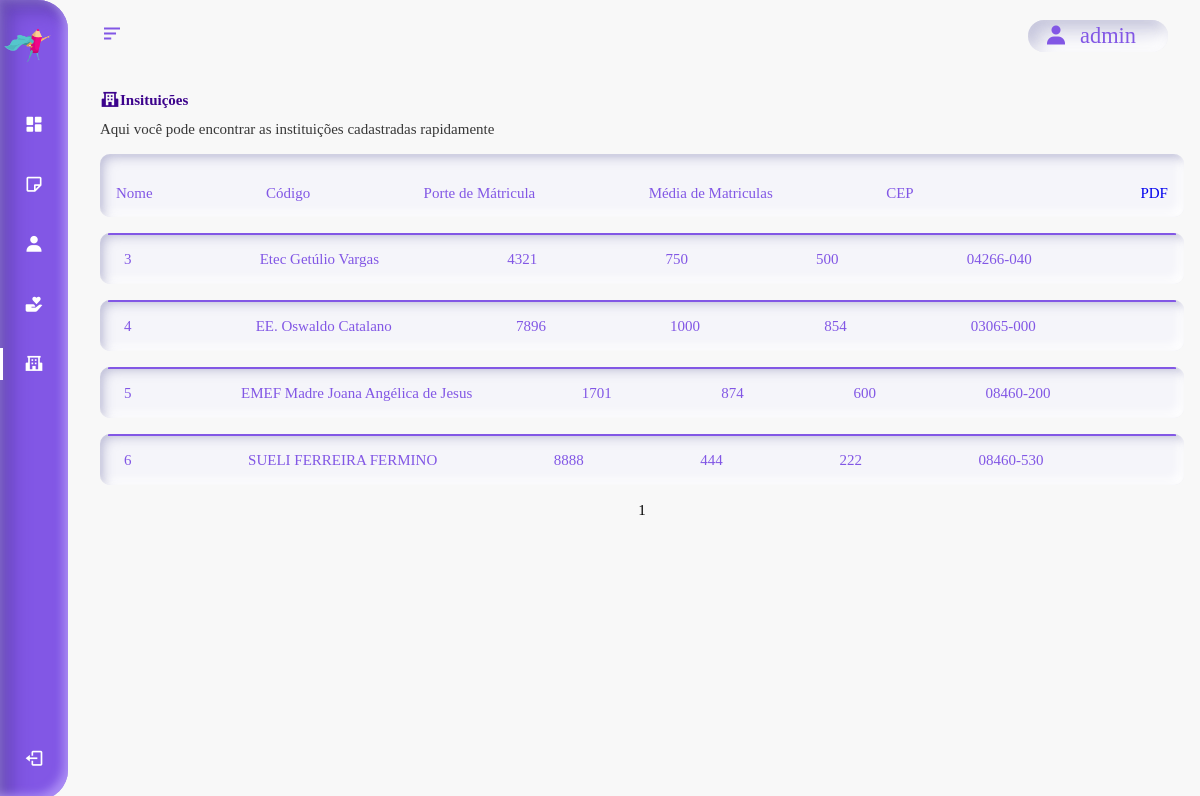
The page /SiteSimetria/sessao-admin/userEscola.php on the database its author committed.
### tables this page shows
CREATE TABLE `tbinstituicao` (
  `codInstituicao` int(11) NOT NULL,
  `nomeInstituicao` varchar(150) NOT NULL,
  `admInstituicao` varchar(50) NOT NULL,
  `coddaInstituicao` int(11) NOT NULL,
  `modalidadeInstituicao` varchar(50) NOT NULL,
  `portematriculaInstituicao` int(11) NOT NULL,
  `totalmatriculaInstituicao` int(11) NOT NULL,
  `cepInstituicao` varchar(20) NOT NULL,
  `ufInstituicao` varchar(2) NOT NULL,
  `complementoInstituicao` varchar(20) NOT NULL,
  `cidadeInstituicao` varchar(50) NOT NULL,
  `bairroInstituicao` varchar(50) NOT NULL,
  `municipioInstituicao` varchar(50) NOT NULL,
  `logInstituicao` varchar(50) NOT NULL,
  `numInstituicao` int(11) NOT NULL,
  `imgInstituicao` varchar(50) NOT NULL,
  `codFoneInstituicao` int(11) NOT NULL,
  `codLoginInstituicao` int(11) NOT NULL,
  `codNivel` int(11) NOT NULL
);

### SiteSimetria/sessao-admin/userEscola.php (the view, shortened to what this page needs)
<?php
include_once("bd_connect/conexao.php");
?>
<!DOCTYPE html>
<html lang="pt-br">
    <head>
        <link href='https://unpkg.com/boxicons@2.0.7/css/boxicons.min.css' rel='stylesheet'>
        <link rel="stylesheet" href="./css/style.css">
        <link rel="stylesheet" href="./css/usuarios.css">
        <link rel="stylesheet" href="./css/relatorios.css">
        <link rel="stylesheet" href="./css/search.css">
        <link rel="stylesheet" href="./css/btns.css">
    </head>
    <body id= "body-pd">
        <header class="header" id="header">
        <div class="header__toggle">
            <i class='bx bx-menu-alt-left' id="header-toggle"></i>
        </div>
        <div class="header__infos">
            <div class="header__profile">
                <i class='bx bxs-user'></i>
                <p> admin </p>
            </div>
        </div>
    </header>
        <div class="navbar" id="nav-bar">
            <nav class="nav">
                <div>
                    <a href="#" class="nav__logo ">
                        <img src="./img/logo.png" alt="" class="nav__logo-icon">
                    </a>
                    <div class="nav__list">
                        <a href="index.php" class="nav__link">
                            <i class='bx bxs-dashboard nav__icon'></i>
                        </a>
                        <a href="relatorios.php" class="nav__link ">
                            <i class='bx bx-note nav__icon' ></i>
                        </a>
                        <a href="userEstudante.php" class="nav__link">
                            <i class='bx bxs-user nav__icon' ></i>
                        </a>
                        <a href="userDoador.php" class="nav__link">
                            <i class='bx bxs-donate-heart nav__icon' ></i>
                        </a>
                        <a href="userEscola.php" class="nav__link active">
                            <i class='bx bxs-school nav__icon'></i>
                        </a>
                    </div>
                </div>
                <a href="#" class="nav__link">
                        <i class='bx bx-log-out nav__icon'></i>
                    </a>
            </nav>
        </div>
        <main class="l-main">
            <div class="mainText">
                <div class="mainTitle">
                    <i class='bx bxs-school' ></i>
                    <h4>
                        Insituições
                    </h4>
                </div>
                <p>
                    Aqui você pode encontrar as instituições cadastradas rapidamente
                </p>
            </div>
            <div class="tb-result">
                <ul class="tb-head">
                    <li>Nome</li>
                    <li>Código</li>
                    <li>Porte de Mátricula</li>
                    <li>Média de Matriculas</li>
                    <li>CEP</li>
                    <li><a  href="relatorios/gerar-instituicao.php">PDF</a> </li>
                </ul>
                </div>
            <?php
            $pagina_atual = filter_input(INPUT_GET,'pagina', FILTER_SANITIZE_NUMBER_INT);
            $pagina = (!empty($pagina_atual)) ? $pagina_atual : 1;
            $qnt_result_pg = 5;
            $inicio = ($qnt_result_pg * $pagina) - $qnt_result_pg;
            $result_usuarios = "SELECT * FROM tbinstituicao LIMIT $inicio, $qnt_result_pg";
            $resultado_usuarios = mysqli_query($conn, $result_usuarios);
            while($row_usuario = mysqli_fetch_assoc($resultado_usuarios)){ ?>
            <div class="tb-result">
            <ul class="tb-relatorio">
                    <li class="tb-id"> <?php echo $row_usuario['codInstituicao'] ; ?></li>
                    <li class="tb-id"> <?php echo $row_usuario['nomeInstituicao'] ; ?></li>
                    <li class="tb-nome"><?php echo $row_usuario['coddaInstituicao'] ; ?></li>
                    <li class="tb-instituto"><?php echo $row_usuario['portematriculaInstituicao'] ; ?></li>
                    <li class="tb-data"><?php echo $row_usuario['totalmatriculaInstituicao'] ; ?></li>
                    <li class="tb-data"><?php echo $row_usuario['cepInstituicao'] ; ?></li>
                </ul>
            </div>
            <?php
                }
                echo "<center>";
                echo "<br>";
                echo "$pagina ";
                echo "</center>";
            ?>
        </main>
    </body>
</html>
</html>

### SiteSimetria/sessao-admin/css/style.css (style rules this page uses)
:root { --color-background: #F8F8F8; --color-dark-text: #373737; --color-ligth-text: #C2C2C2; --color-ligth: #FFFFFF; --color-purple: #8257E5; --color-dark-purple: #3C038C; --color-blue: #9CBEED; --color-yellow: #E38540; --color-pin: #F26087; --header-height: 3.5rem; --nav-width: 68px; --normal-font-size: 1rem; --body-font: montserrat; --biggest-font-size: 2.25rem; --h1-font-size: 1.5rem; --h2-font-size: 1.25rem; --h3-font-size: 1rem; --normal-font-size: .938rem; --small-font-size: .813rem; --smaller-font-size: .75rem; --font-medium: 500; --font-semi-bold: 600; --mb-1: .5rem; --mb-2: 1rem; --mb-3: 1.5rem; --mb-4: 2rem; --mb-5: 2.5rem; --mb-6: 3rem; --z-tooltip: 10; --z-fixed: 100; }
*,::before,::after { box-sizing: border-box; }
body { position: relative; margin: var(--header-height) 0 0 0; padding: 0 1rem; font-family: montserrat; font-size: var(--normal-font-size); transition: .5s; background-color: var(--color-background); }
a { text-decoration: none; }
li { list-style: none; }
.header { width: 100%; height: var(--header-height); position: fixed; top: 0; left: 0; display: flex; align-items: center; justify-content: space-between; padding: 0 1rem; background-color: var(--color-background); z-index: var(--z-fixed); transition: .5s; }
.header .header__toggle { color: var(--color-purple); font-size: 1.5rem; cursor: pointer; }
.header .header__infos { display: flex; top: 0; overflow: hidden; }
.header .header__profile { display: flex; background: #F5F5FA; box-shadow: inset -5px -5px 10px rgba(255, 255, 255, 0.5), inset 5px 5px 10px rgba(170, 170, 204, 0.25), inset 10px 10px 20px rgba(170, 170, 204, 0.5), inset -10px -10px 20px #FFFFFF; border-radius: 20px; height: calc(var(--header-height) - 3vh); top: 0; left: 0; display: flex; align-items: center; justify-content: space-between; padding: 0 2rem 0 1rem; z-index: var(--z-fixed); overflow: hidden; }
.header .header__profile i { color: var(--color-purple); font-size: 1.5rem; cursor: pointer; margin-right: 1vw; }
.header .header__profile p { color: var(--color-purple); font-size: 1.4rem; cursor: pointer; }
.navbar { position: fixed; top: 0; left: -30%; width: var(--nav-width); height: 100vh; background: #8257E5; box-shadow: inset -5px -5px 10px rgba(191, 166, 255, 0.69), inset 5px 5px 10px rgba(170, 170, 204, 0.25), inset 10px 10px 20px #6140B4; border-radius: 0 30px 30px 0px; padding: .5rem 1rem 0 0; transition: .5s; z-index: var(--z-fixed); }
.navbar .nav { height: 100%; display: flex; flex-direction: column; justify-content: space-between; overflow: hidden; }
.navbar .nav .nav__logo, .nav__link { display: grid; grid-template-columns: max-content max-content; align-items: center; column-gap: 1rem; padding: .5rem 0 .5rem 1.5rem; }
.nav__logo { margin-bottom: 2rem; }
.navbar .nav .nav__logo .nav__logo-icon { width: 50px; height: 42px; margin-left: -1.4rem; }
.nav__link { position: relative; color: var(--color-ligth); margin-bottom: 1.5rem; transition: .3s; }
.nav__icon { font-size: 1.25rem; }
.active { color: var(--color-ligth); }
.active::before { content: ''; position: absolute; left: 0; width: 3px; height: 32px; background-color: var(--color-ligth); }
@media screen and (min-width: 768px) { :root { --biggest-font-size: 4rem; --h1-font-size: 2.25rem; --h2-font-size: 1.5rem; --h3-font-size: 1.25rem; --normal-font-size: 1rem; --small-font-size: .875rem; --smaller-font-size: .813rem; } }
@media screen and (min-width: 768px) { body { margin: calc(var(--header-height) + 1rem) 0 0 0; padding-left: calc(var(--nav-width) + 2rem); } }
@media screen and (min-width: 768px) { .header { height: calc(var(--header-height) + 1rem); padding: 0 2rem 0 calc(var(--nav-width) + 2rem); } }
@media screen and (min-width: 768px) { .navbar { left: 0; padding: 1rem 1rem 0 0; } }

### SiteSimetria/sessao-admin/css/search.css (style rules this page uses)
:root { --color-background: #F8F8F8; --color-dark-text: #373737; --color-ligth-text: #C2C2C2; --color-ligth: #FFFFFF; --color-purple: #8257E5; --color-dark-purple: #3C038C; --color-blue: #9CBEED; --color-yellow: #E38540; --color-pin: #F26087; --header-height: 3.5rem; --nav-width: 68px; --normal-font-size: 1rem; --body-font: montserrat; --biggest-font-size: 2.25rem; --h1-font-size: 1.5rem; --h2-font-size: 1.25rem; --h3-font-size: 1rem; --normal-font-size: .938rem; --small-font-size: .813rem; --smaller-font-size: .75rem; --font-medium: 500; --font-semi-bold: 600; --mb-1: .5rem; --mb-2: 1rem; --mb-3: 1.5rem; --mb-4: 2rem; --mb-5: 2.5rem; --mb-6: 3rem; --z-tooltip: 10; --z-fixed: 100; }

### rows shown on the page
tbinstituicao: codInstituicao "3", nomeInstituicao "Etec Getúlio Vargas", coddaInstituicao "4321", portematriculaInstituicao "750", totalmatriculaInstituicao "500", cepInstituicao "04266-040"
tbinstituicao: codInstituicao "4", nomeInstituicao "EE. Oswaldo Catalano", coddaInstituicao "7896", portematriculaInstituicao "1000", totalmatriculaInstituicao "854", cepInstituicao "03065-000"
tbinstituicao: codInstituicao "5", nomeInstituicao "EMEF Madre Joana Angélica de Jesus", coddaInstituicao "1701", portematriculaInstituicao "874", totalmatriculaInstituicao "600", cepInstituicao "08460-200"
tbinstituicao: codInstituicao "6", nomeInstituicao "SUELI FERREIRA FERMINO", coddaInstituicao "8888", portematriculaInstituicao "444", totalmatriculaInstituicao "222", cepInstituicao "08460-530"

### other values the page prints
$pagina "1"
